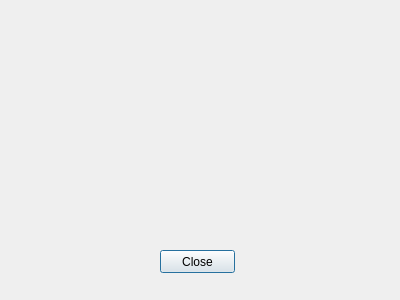
<?xml version="1.0" encoding="UTF-8"?>
<ui version="4.0">
 <class>TAboutDialog</class>
 <widget class="QDialog" name="TAboutDialog">
  <property name="geometry">
   <rect>
    <x>0</x>
    <y>0</y>
    <width>400</width>
    <height>300</height>
   </rect>
  </property>
  <property name="windowTitle">
   <string>Dialog</string>
  </property>
  <widget class="QPushButton" name="btnClose">
   <property name="geometry">
    <rect>
     <x>160</x>
     <y>250</y>
     <width>75</width>
     <height>23</height>
    </rect>
   </property>
   <property name="text">
    <string>Close</string>
   </property>
  </widget>
 </widget>
 <resources/>
 <connections/>
</ui>
